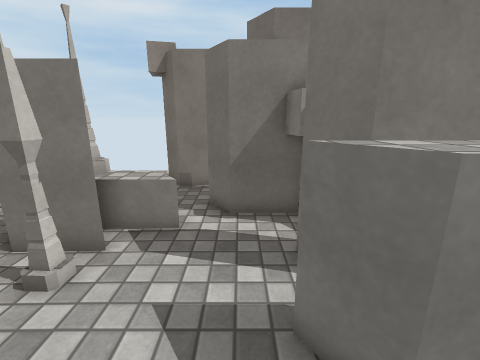
[1] (above)

19 first-person views from a walk through a scene from a Unity 3-D project. The camera is 1.5 m above the floor, tilts 14° down and sees 90° across. The floor is counted in squares, 0.5 m on a side. Each view is taken from the middle of a square. On the plan, view 1 faces up. The plan holds only what a view shows up to about 19 squares ahead; the rest is blank. The place goes on beyond the plan. The player is left out. Surface patterns are stand-ins for the level's own textures.

[2]
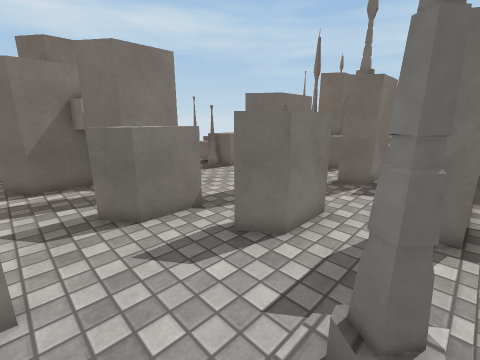

[3]
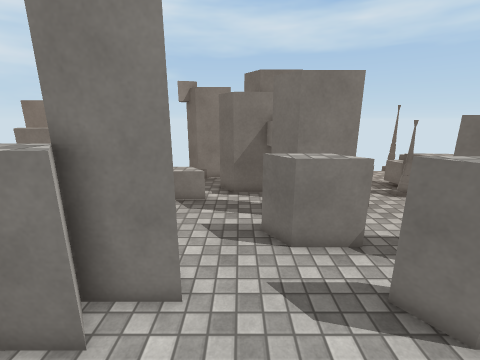

[4]
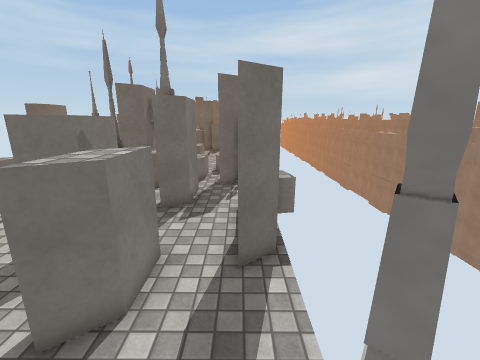

[5]
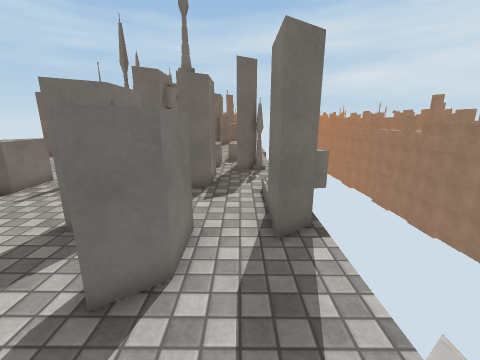

[6]
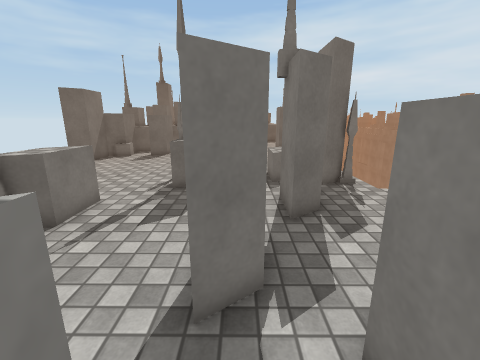

[7]
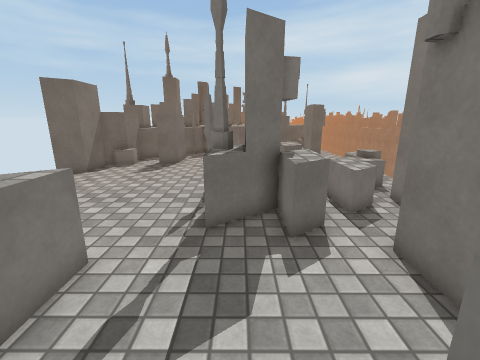

[8]
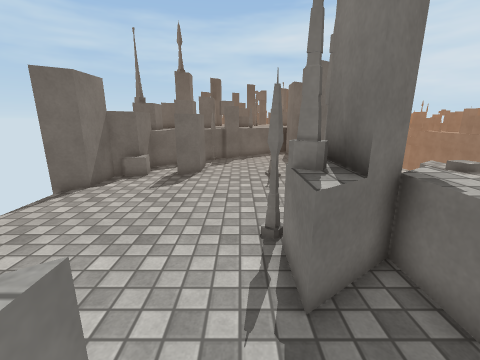

[9]
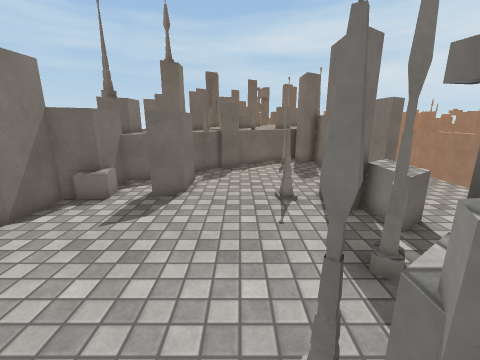

[10]
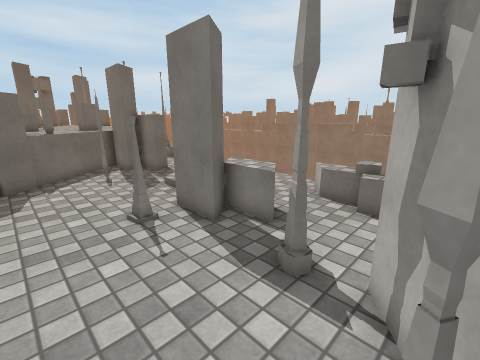

[11]
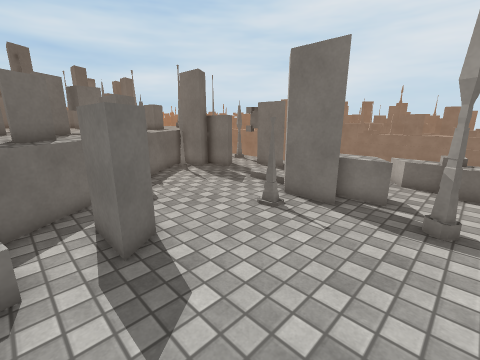

[12]
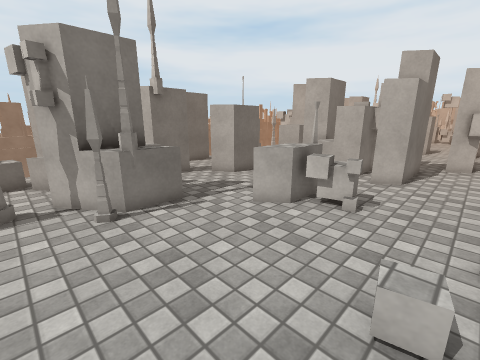

[13]
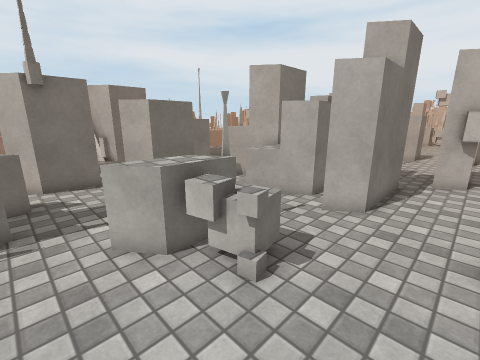

[14]
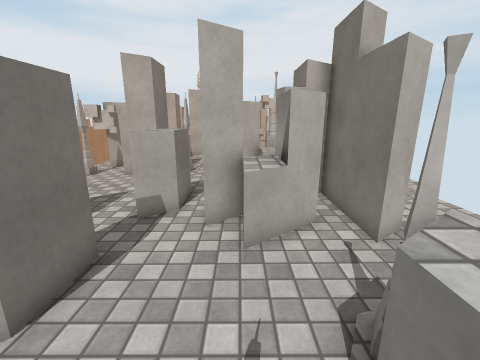

[15]
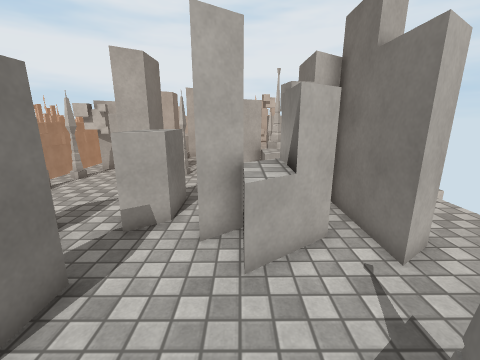

[16]
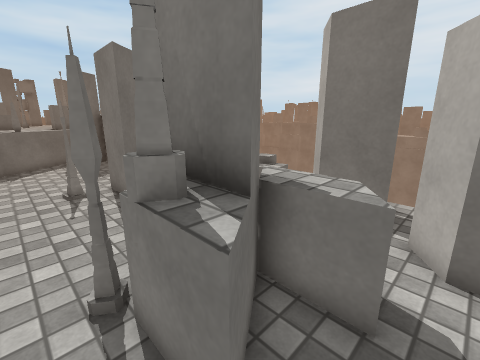

[17]
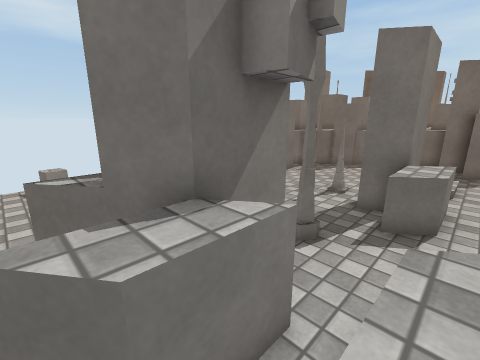

[18]
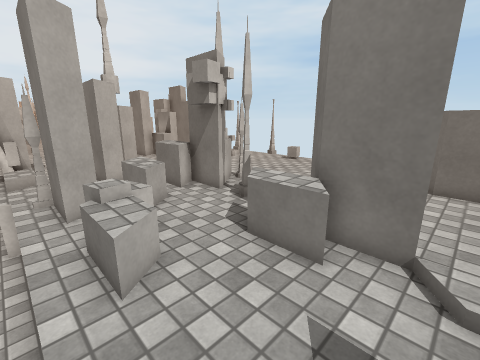

[19]
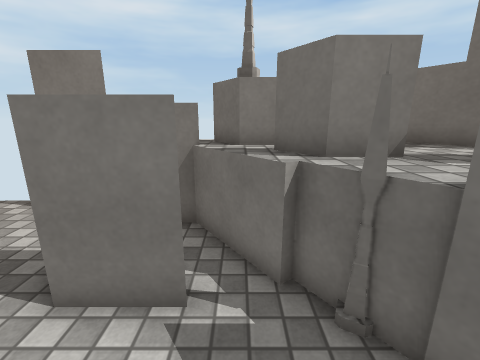

### Floor plan
Key: @ floor where view 1 was taken; # wall or solid block; x gap in a wall; . main floor; : floor 0.25 m higher than the main floor; / step, stairs or slope; = window, fence, low wall or low ledge; ^ raised ledge; v drop or lower ground.
Columns run from 4 left of view 1 to 31 right of it. Each row starts with its distance up from view 1.
 13                x        #     ^
 12  ###....................####  ^#
 11  ###.......................###^##^
 10 .....####.....................^^^^^^
  9 ....######...^=................^^#^^
  8   .#######...^=.............## .^^^^
  7 ^^^.#####...:^^^............###..^^
  6 #^=...##^^...#^^=................##
  5 ##....##^^=.......................##
  4 # ....###........=^##..............^
  3 .....#^^..........###......#........
  2 #....#^^..###....=^###x...##.......#
  1 ###.......####...^^^x...==###......#
  0  ##.@...................=^^=./:/...#
 -1 ###.....###...###.=^^^....==......##
 -2 ##......###....##...^=^....... ....#
 -3 ..................###=^^^=...  #####
 -4 .#.//=....###//...####.^^.....  #
 -5 ..../x....###///..vvvvvvvv....
 -6          vvvxvvvvvvvvvvv

Where each view was taken, in squares from view 1:
view 1: 0 up, 0 right, facing up
view 2: 5 down, 1 left, facing up-right
view 3: 5 down, 0 right, facing up
view 4: 4 down, 0 right, facing right
view 5: 3 down, 0 right, facing right
view 6: 1 up, 3 right, facing right
view 7: 3 up, 7 right, facing right
view 8: 5 up, 10 right, facing right
view 9: 5 up, 14 right, facing right
view 10: 6 up, 16 right, facing down-right
view 11: 10 up, 18 right, facing down-right
view 12: 12 up, 18 right, facing down-left
view 13: 12 up, 13 right, facing down-left
view 14: 5 up, 11 right, facing left
view 15: 5 up, 10 right, facing left
view 16: 5 up, 12 right, facing down-right
view 17: 1 down, 13 right, facing up-right
view 18: 5 down, 25 right, facing up-left
view 19: 4 up, 27 right, facing up
